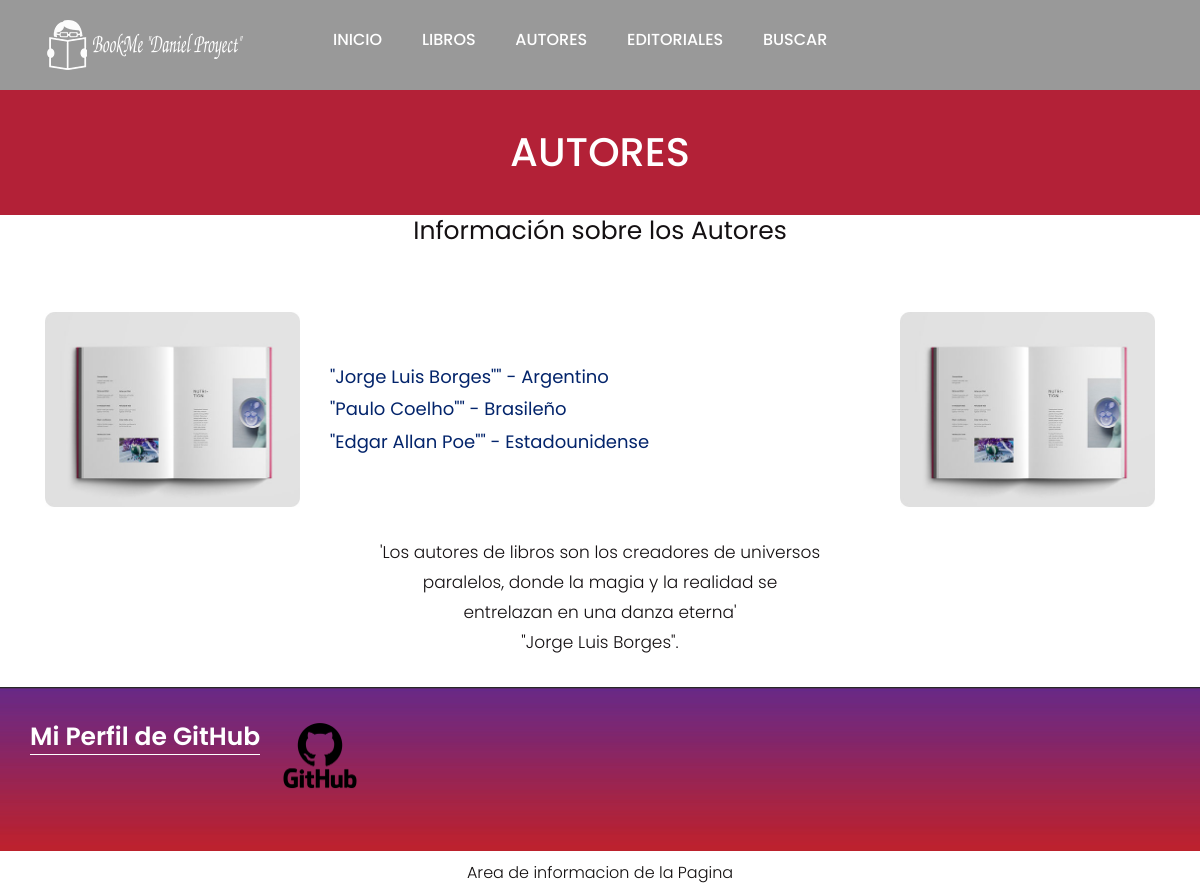
Page /AppBook/autores/ on the earlier database version.
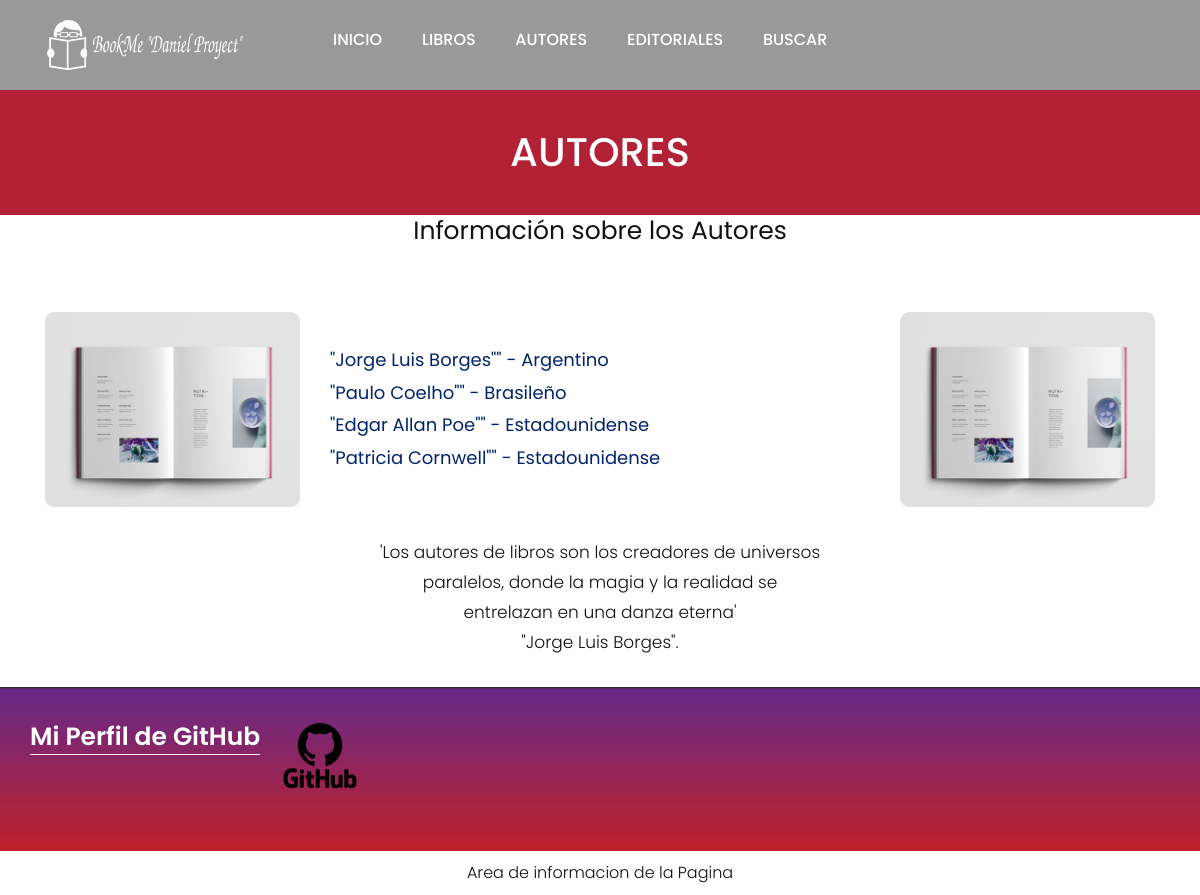
Same page on the later database version.
### AppBook/models.py (models this page shows, shortened)
class Autores(models.Model):
    nombre = models.CharField(max_length=40)
    apellido= models.CharField(max_length=40)
    nacionalidad= models.CharField(max_length=25)

### AppBook/views.py (the view)
# urls.py: path('autores/', autores, name = "Autores"),
def autores(req):
	lista_autores = Autores.objects.all()
	return render(req, "autores.html", {"lista_autores":lista_autores})

### AppBook/templates/autores.html (shortened to what this page needs)
{% extends 'principal.html' %}
{% load static %}
{% block ContenidoQueCambia %}
<div class="about-bg">
   <div class="container">
      <div class="row">
         <div class="col-xl-12 col-lg-12 col-md-12 col-sm-12">
            <div class="abouttitle">
               <h2>Autores</h2>
            </div>
         </div>
      </div>
   </div>
</div>
<div class="Books">
   <div class="container">
      <div class="row">
         <div class="col-md-10 offset-md-1">
            <div class="titlepage">
               <span style="font-size: 25px;">Información sobre los Autores</span>
            </div>
         </div>
      </div>
      <div class="row box">
         <div class="col-xl-3 col-lg-3 col-md-3 col-sm-12">
            <div class="book-box">
               <figure><img src="{% static 'images/book-2.jpg' %}" alt="img"/></figure>
            </div>
         </div>
         <div class="col-xl-6 col-lg-6 col-md-6 col-sm-12">
            <div class="book-box">
               {% block formulario %}
               <ul>
                  {% for autor in lista_autores %}
                     <li style="font-size: 18px; color: #03246b; text-align: left;">"{{autor.nombre}} {{autor.apellido}}"" - {{autor.nacionalidad}}</li>
                  {%endfor%}
               </ul>
               {% endblock formulario %}
            </div>
         </div>
         <div class="col-xl-3 col-lg-3 col-md-3 col-sm-12">
            <div class="book-box">
               <figure><img src="{% static 'images/book-2.jpg' %}" alt="img"/></figure>
            </div>
         </div>
         <div class="col-md-6 offset-md-3">
            <p>'Los autores de libros son los creadores de universos paralelos, donde la magia y la realidad se entrelazan en una danza eterna' <br> "Jorge Luis Borges".</p>
         </div>
      </div>
   </div>
</div>
{% endblock ContenidoQueCambia %}

Differences in the rows shown:
added Autores: nombre "Patricia", apellido "Cornwell", nacionalidad "Estadounidense"
